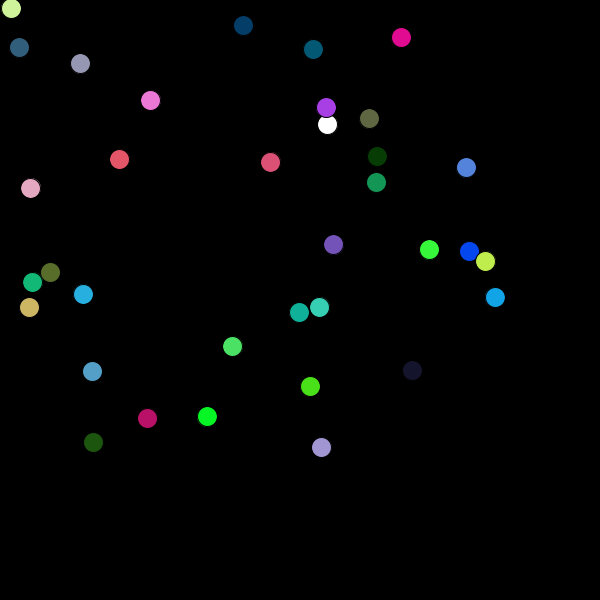
Frame 1 (no input)
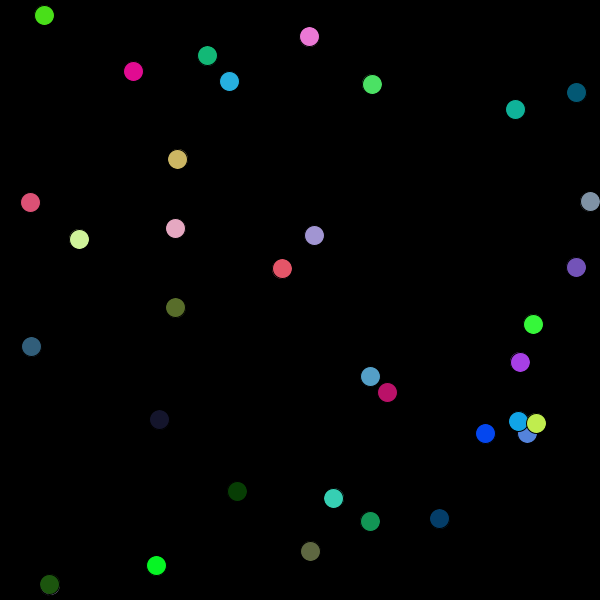
Frame 60 (the mouse pressed at the canvas centre just before this capture)
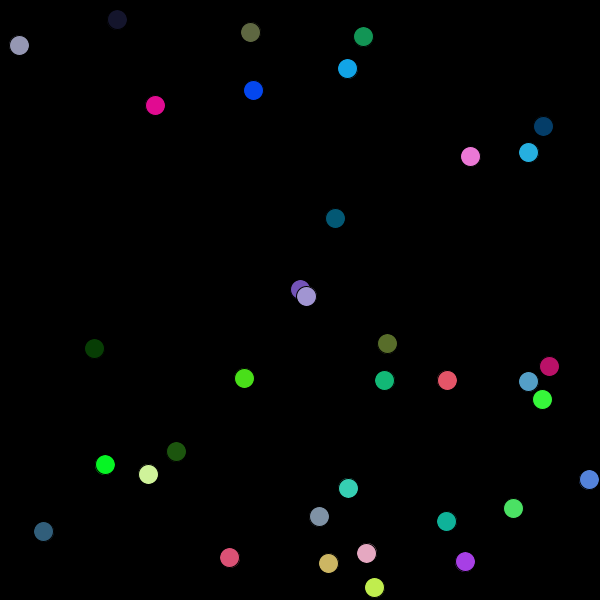
Frame 120 (the mouse held since frame 60 and released just before this capture)

The Processing sketch that drew these frames (run headless with seeded random() and noise(); from frame 60 on, the mouse is pressed at the canvas centre):

// Processing sketch: Chain_Reacts
// ── Chain_Reacts.pde
ArrayList<SingleBall> arr = new ArrayList<SingleBall>();
final static int MOVING = 0;
final static int GROWING = 1;
final static int SHRINKING = 2;
final static int DEAD = 3;

void setup() {
  size(600, 600);
  for (int i =0; i < 35; i++) {
    arr.add(new SingleBall());
  }
}

void mouseClicked() {
  arr.add(new SingleBall(mouseX, mouseY, 1)); //1 is the value for GROWING
}


void draw() {
  background(0); 
  for (SingleBall ball : arr) {
    ball.action();
  }
}

// ── Ball.pde
class SingleBall { 
  final static int MOVING = 0;
  final static int GROWING = 1;
  final static int SHRINKING = 2;
  final static int DEAD = 3;
  final float CHANGE_FACTOR = .25;
  final float MAX_RADIUS = 50;

  float x; 
  float y;
  float dx; 
  float dy; 
  float rad;
  color c; 
  int state;

  SingleBall() { 
    x = random(500); 
    y = random(500); 
    dx = random(-5, 5); 
    dy = random(-5, 5); 
    rad = 10;
    c = color(random(256), random(256), random(256) );
    state = MOVING;
  } 
  SingleBall(float cx, float cy, int cstate) {
    x = cx;
    y = cy;
    dx = 0;
    dy = 0;
    rad = 10;
    state = cstate;
    c = color(random(256), random(256), random(256) );
  }

  void action() {
    if (state == MOVING ) { 
      move();
    } else if ( state == GROWING) { 
      grow();
    } else if ( state == SHRINKING ) {
      shrink();
    }
    ellipse(x, y, rad * 2, rad * 2); //update the image of the ball
    fill(c);
  } 

  void move() { 
    //left wall, turn around
    if (x + dx > 600 - rad ) { 
      x = 600 - rad; 
      dx = dx * -1;
    } 
    //right wall, turn around
    else if (x + dx < rad ) { 
      x = rad; 
      dx = dx * -1;
    } 
    //else move
    else { 
      x += dx;
    } 
    //top wall, turn around
    if (y + dy > 600 - rad ) { 
      y = 600 - rad;
      dy = dy * -1;
    } 
    //bottom wall, turn around
    else if (y + dy < rad ) { 
      y = rad; 
      dy = dy * -1;
    } 
    //else move
    else { 
      y += dy;
    } 
    y = y + dy;
    
    collide();
  }

  void grow() {
    if (rad < MAX_RADIUS) {
      rad += CHANGE_FACTOR;
    } else {
      state = SHRINKING;
    }
  }

  void shrink() {
    if (rad > 0) {
      rad-=CHANGE_FACTOR;
    } else {
      state=DEAD;
    }
  }
  
  void collide() { 
    for ( SingleBall circle : arr ) { 
      if ( circle.state == GROWING || circle.state == SHRINKING ) { 
        if ( abs(circle.x - x ) <= circle.rad && abs(circle.y - y) <= circle.rad ) { 
          state = GROWING;
        } 
      }
    }
  }
} 
